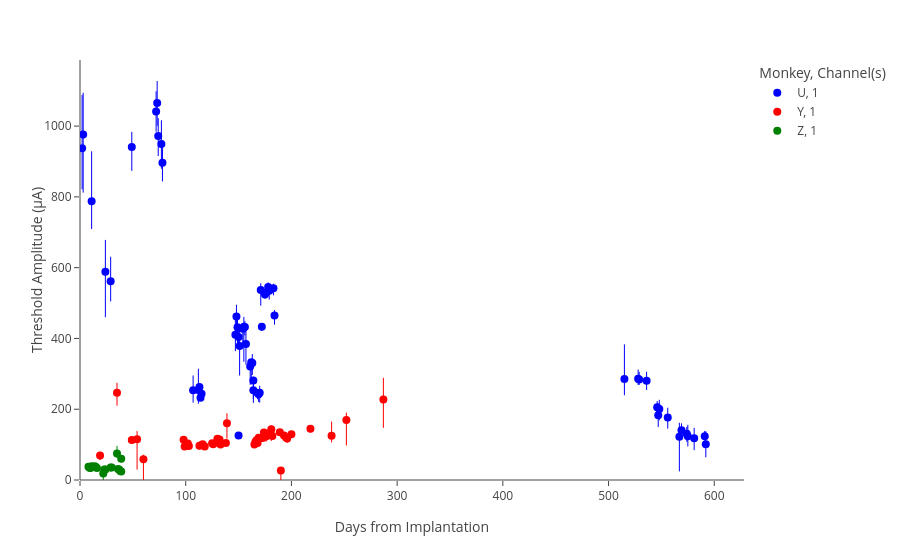

Write notebook code for a chart like this one.
### Code cell
fig = plot.figure('fig1a')
fig
